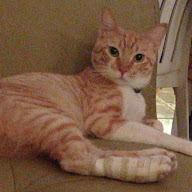
#> input picture 1ros ejercicios/sample.jpg, 192 x 192 px
$ python imgtrans2.py
#> lines starting #> are read from the running program, lines starting #| are printed output that depends on the picture
import cv2
import numpy as np

img = cv2.imread('sample.jpg')
#> img is the input picture: shape (192, 192, 3); mean B, G, R 68.4, 91.9, 123.7
num_rows, num_cols = img.shape[:2]
#> num_rows = 192; num_cols = 192
rotation_matrix = cv2.getRotationMatrix2D((num_cols/2, num_rows/2), 30, 1)
img_rotation = cv2.warpAffine(img, rotation_matrix, (num_cols, num_rows))
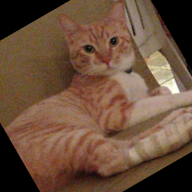
#> img_rotation: shape (192, 192, 3); mean B, G, R 59.3, 78.9, 106.8
cv2.imshow('Translation', img_rotation)
cv2.waitKey()
